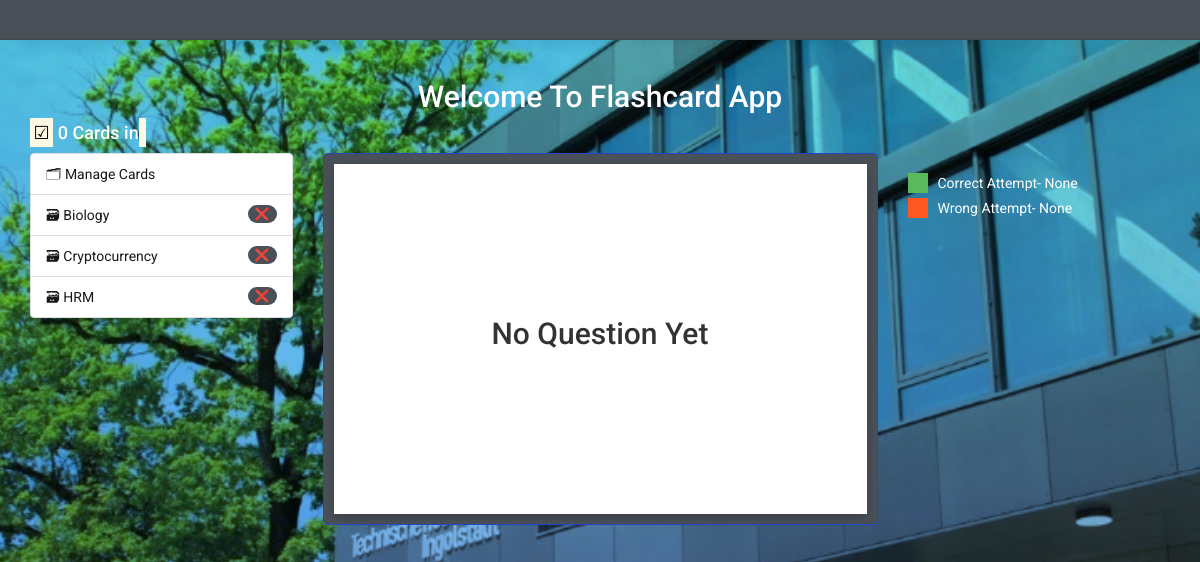
The app's page /deck/HRM, older data.
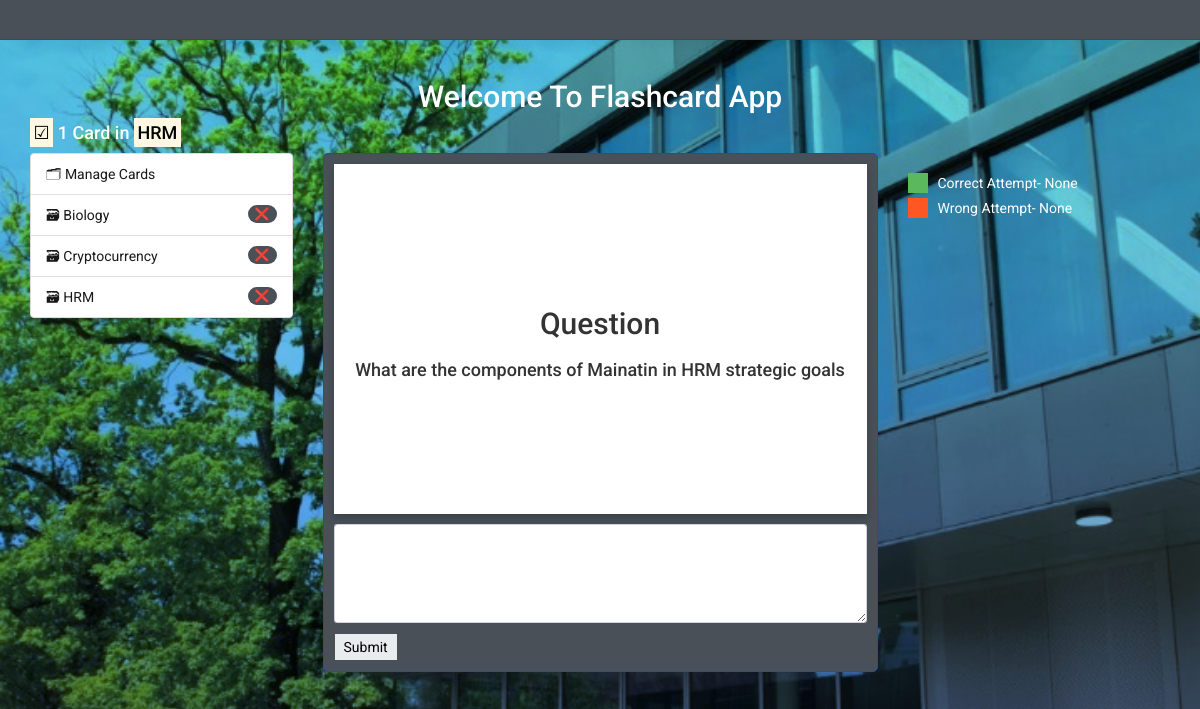
The same page, newer data.
### cards/models.py (models this page shows, shortened)
class Card(models.Model):
    question = models.TextField()
    answer = models.TextField()
    deck = models.ForeignKey(Deck, on_delete=models.CASCADE)
    box = models.IntegerField(
        choices=zip(BOXES, BOXES),
        default=BOXES[0],
    )
    date_created = models.DateTimeField(auto_now_add=True)

class Deck(models.Model):
    name = models.CharField(max_length=100)
    def __str__(self):
        return self.name

### cards/views.py (the view, shortened to what this page needs)
class BoxView(CardListView):
    template_name = "cards/box.html"
    form_class = CardCheckForm
    def get_queryset(self):
        card_ids = filter_learning_history()
        logger = logging.getLogger(__name__)
        logger.info(f"card_ids: {card_ids}")
        deck = Deck.objects.get(name=self.kwargs["deck"])
        return Card.objects.filter(deck=deck).exclude(id__in=card_ids)
    def get_context_data(self, **kwargs):
        context = super().get_context_data(**kwargs)
        card_list = list(self.get_queryset())
        if self.object_list:
            context["check_card"] = random.choice(self.object_list)
        return context

### cards/templatetags/cards_tags.py (called while the page is built)
@register.inclusion_tag("cards/box_links.html")
@register.inclusion_tag("cards/box_links.html")
def decks_as_links():
    decks = Deck.objects.all()
    return {'decks':decks}

### cards/views.py (called while the page is built)
def filter_learning_history():
    time_threshold = timezone.now() - timedelta(hours=48)
    recent_known_records = LearningHistory.objects.filter(
        queried_at__gte=time_threshold,
        known=True
    )
    card_counts = recent_known_records.values('card').annotate(card_count=Count('card')).filter(card_count__gte=2)
    print( card_counts)
    card_ids = [entry['card'] for entry in card_counts]
    filtered_records = LearningHistory.objects.filter(card__in=card_ids, queried_at__gte=time_threshold, known=True)
    return card_ids

    def get_context_data(self, **kwargs):
        context = super().get_context_data(**kwargs)
        name = self.request.session.get('name')
        wrong = self.request.session.get('wrong')
        correct = self.request.session.get('correct')
        context['name'] = name
        context['wrong'] = wrong
        context['correct'] = correct
        return context

### cards/templates/cards/box.html
{% extends "cards/base.html" %}
{% load humanize %}
{% block content %}
    <h4><mark>&#x2611;</mark> <span class="mywhite"> {{ object_list | length }} Card{{ object_list | pluralize }} in </span><span><mark>{{check_card.deck}}</mark></span></h4>
    {% if check_card %}
        {% include "cards/card.html" with card=check_card %}
    {% else %}
    {% include "cards/card.html" with card=check_card %}
    {% endif %}
{% endblock content %}

### cards/templates/cards/card.html (shortened to what this page needs)
<div class="row">
    <div class="col-md-3">
        {% include "navigation.html" %}
    </div>
    <div class="col-md-6">
       <article>
       <div class="row">
        <div class="col-md-12 center">
            <div class="flip-card">
                <div class="flip-card-inner">
                    <div class="flip-card-front">
                        <h2>
                            {% if card.question %}
                             Question
                             {% else %}
                             No Question Yet
                            {% endif %}
                            </h2>
                        <h4>{{ card.question }}</h4>
                    </div>
                    <div class="flip-card-back">
                        <h2>Reveal Answer</h2>
                        <h4 class="cardanswer">{{ card.answer }}</h4>
                    </div>
                </div>
            </div>
        </div>
       </div>
            {% if check_card %}
                <div class="row">
                    <div class="col-md-12 ">
                        <textarea class="" id="tryanswer" rows="3"></textarea>
                    </div>
                </div>
            <div class="row" >
                <div class="col-md-4 ">
                <button type="button" id="revealanswer" class="reaveal">Submit</button>
               </div>
            <div class="col-md-4" >
            </div>
             <div class="col-md-4 justify-content-end" >
                 </div>
            </div>
            {% endif %}
        </article>
    </div>
    <div class="col-md-3">
        <div class="legend">
            <div class="legend-item">
                <span class="color-box1"></span>
                <span class="legend-text mywhite">Correct Attempt- {{ correct }}</span>
            </div>
            <div class="legend-item">
                <span class="color-box2"></span>
                <span class="legend-text mywhite">Wrong Attempt- {{ wrong}}</span>
            </div>
    </div>
</div>

Row changes from the older to the newer data that the page shows:
added Card: deck "HRM", question "What are the components of Mainatin in HRM strategic goals"
Text that changed along with them:
{{ object_list | length }}: "0" → "1"
{{ object_list | pluralize }}: "s" → (not shown)
text no longer shown: "No Question Yet"
text now shown: "Question Submit"
